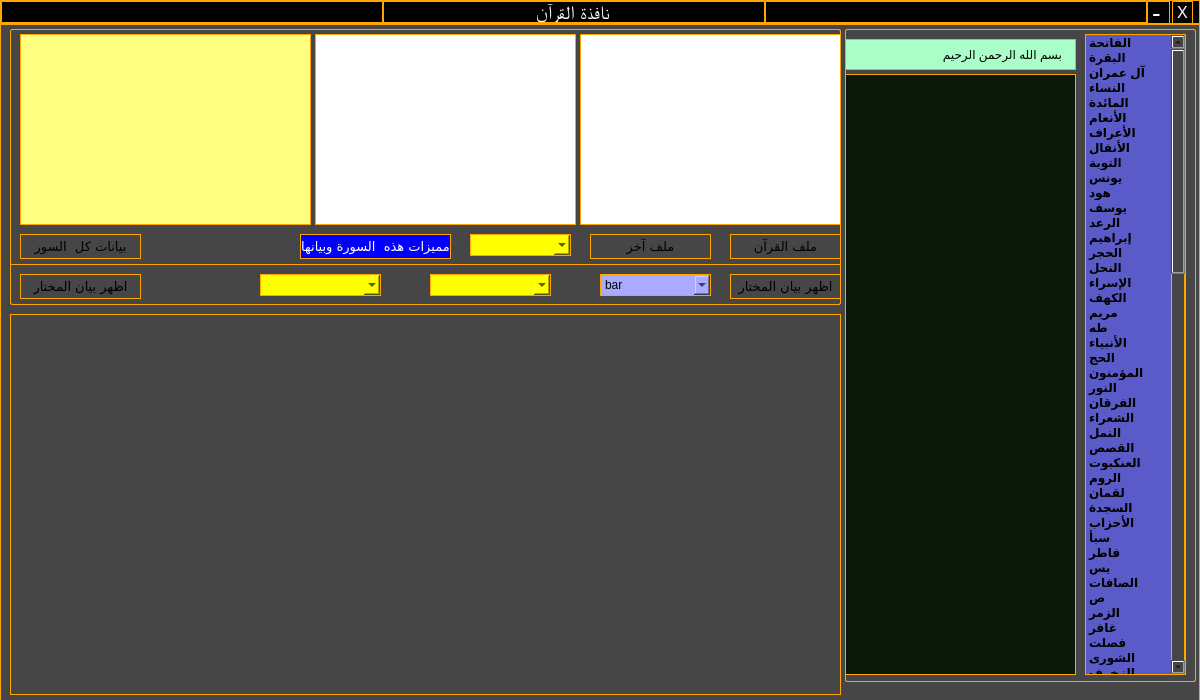
<?xml version="1.0" encoding="UTF-8"?>
<ui version="4.0">
 <class>MainWindow</class>
 <widget class="QMainWindow" name="MainWindow">
  <property name="geometry">
   <rect>
    <x>0</x>
    <y>0</y>
    <width>1200</width>
    <height>700</height>
   </rect>
  </property>
  <property name="minimumSize">
   <size>
    <width>1200</width>
    <height>700</height>
   </size>
  </property>
  <property name="maximumSize">
   <size>
    <width>1200</width>
    <height>700</height>
   </size>
  </property>
  <property name="windowTitle">
   <string>MainWindow</string>
  </property>
  <widget class="QWidget" name="centralwidget">
   <property name="minimumSize">
    <size>
     <width>1200</width>
     <height>0</height>
    </size>
   </property>
   <property name="maximumSize">
    <size>
     <width>1200</width>
     <height>16777215</height>
    </size>
   </property>
   <layout class="QHBoxLayout" name="horizontalLayout">
    <property name="spacing">
     <number>6</number>
    </property>
    <property name="leftMargin">
     <number>0</number>
    </property>
    <property name="topMargin">
     <number>0</number>
    </property>
    <property name="rightMargin">
     <number>0</number>
    </property>
    <property name="bottomMargin">
     <number>0</number>
    </property>
    <item>
     <widget class="QFrame" name="frame">
      <property name="minimumSize">
       <size>
        <width>1200</width>
        <height>700</height>
       </size>
      </property>
      <property name="maximumSize">
       <size>
        <width>1200</width>
        <height>700</height>
       </size>
      </property>
      <property name="styleSheet">
       <string notr="true">*{
background-color: transparent;
border:none;
}

#frame{
background-color: rgb(0, 0, 0);
}
QPushButton:hover{
	background-color: #55aaff

}
</string>
      </property>
      <property name="frameShape">
       <enum>QFrame::StyledPanel</enum>
      </property>
      <property name="frameShadow">
       <enum>QFrame::Raised</enum>
      </property>
      <layout class="QVBoxLayout" name="verticalLayout">
       <property name="spacing">
        <number>0</number>
       </property>
       <property name="leftMargin">
        <number>0</number>
       </property>
       <property name="topMargin">
        <number>0</number>
       </property>
       <property name="rightMargin">
        <number>0</number>
       </property>
       <property name="bottomMargin">
        <number>0</number>
       </property>
       <item alignment="Qt::AlignTop">
        <widget class="QFrame" name="main_header">
         <property name="minimumSize">
          <size>
           <width>1200</width>
           <height>24</height>
          </size>
         </property>
         <property name="maximumSize">
          <size>
           <width>1200</width>
           <height>30</height>
          </size>
         </property>
         <property name="styleSheet">
          <string notr="true">border:1px solid orange;

margin-top: 0px;
padding-right:2px;</string>
         </property>
         <property name="frameShape">
          <enum>QFrame::StyledPanel</enum>
         </property>
         <property name="frameShadow">
          <enum>QFrame::Raised</enum>
         </property>
         <layout class="QHBoxLayout" name="horizontalLayout_2">
          <property name="spacing">
           <number>0</number>
          </property>
          <property name="leftMargin">
           <number>0</number>
          </property>
          <property name="topMargin">
           <number>0</number>
          </property>
          <property name="rightMargin">
           <number>0</number>
          </property>
          <property name="bottomMargin">
           <number>0</number>
          </property>
          <item>
           <widget class="QLabel" name="label_2">
            <property name="text">
             <string>TextLabel</string>
            </property>
           </widget>
          </item>
          <item>
           <widget class="QLabel" name="label">
            <property name="font">
             <font>
              <family>DecoType Naskh Special</family>
              <pointsize>14</pointsize>
              <weight>9</weight>
              <italic>false</italic>
              <bold>false</bold>
             </font>
            </property>
            <property name="styleSheet">
             <string notr="true">background-color: rgb(0, 0, 0);
color: rgb(255, 255, 255);
font: 75 14pt &quot;DecoType Naskh Special&quot;;</string>
            </property>
            <property name="text">
             <string>نافذة القرآن</string>
            </property>
            <property name="alignment">
             <set>Qt::AlignCenter</set>
            </property>
           </widget>
          </item>
          <item>
           <widget class="QLabel" name="label_3">
            <property name="text">
             <string>TextLabel</string>
            </property>
           </widget>
          </item>
          <item>
           <widget class="QPushButton" name="minimizeButton">
            <property name="enabled">
             <bool>true</bool>
            </property>
            <property name="minimumSize">
             <size>
              <width>25</width>
              <height>23</height>
             </size>
            </property>
            <property name="maximumSize">
             <size>
              <width>25</width>
              <height>25</height>
             </size>
            </property>
            <property name="styleSheet">
             <string notr="true">border:1px solid orange;
margin-right: 2px;
margin-top: 0px;
padding-right:4px;

color: rgb(255, 255, 255);
font-size:26px;</string>
            </property>
            <property name="text">
             <string>-</string>
            </property>
            <property name="icon">
             <iconset>
              <normaloff>icons/cil-notes.png</normaloff>icons/cil-notes.png</iconset>
            </property>
           </widget>
          </item>
          <item>
           <widget class="QPushButton" name="closeButton">
            <property name="minimumSize">
             <size>
              <width>25</width>
              <height>23</height>
             </size>
            </property>
            <property name="maximumSize">
             <size>
              <width>25</width>
              <height>16777215</height>
             </size>
            </property>
            <property name="styleSheet">
             <string notr="true">border:1px solid orange;
margin-right: 4px;
margin-top: 0px;
padding-right:0px;

color: rgb(255, 255, 255);

font-size:16px;</string>
            </property>
            <property name="text">
             <string>X</string>
            </property>
           </widget>
          </item>
         </layout>
        </widget>
       </item>
       <item>
        <widget class="QFrame" name="frame_3">
         <property name="enabled">
          <bool>true</bool>
         </property>
         <property name="minimumSize">
          <size>
           <width>1200</width>
           <height>680</height>
          </size>
         </property>
         <property name="maximumSize">
          <size>
           <width>1000</width>
           <height>680</height>
          </size>
         </property>
         <property name="styleSheet">
          <string notr="true">background-color: rgb(255, 255, 127);</string>
         </property>
         <property name="frameShape">
          <enum>QFrame::StyledPanel</enum>
         </property>
         <property name="frameShadow">
          <enum>QFrame::Raised</enum>
         </property>
         <widget class="QFrame" name="frame_7">
          <property name="geometry">
           <rect>
            <x>0</x>
            <y>0</y>
            <width>1200</width>
            <height>680</height>
           </rect>
          </property>
          <property name="minimumSize">
           <size>
            <width>1200</width>
            <height>680</height>
           </size>
          </property>
          <property name="maximumSize">
           <size>
            <width>1200</width>
            <height>680</height>
           </size>
          </property>
          <property name="styleSheet">
           <string notr="true">background-color: rgb(70,70, 70);
border:1px solid orange;</string>
          </property>
          <property name="locale">
           <locale language="French" country="France"/>
          </property>
          <property name="frameShape">
           <enum>QFrame::StyledPanel</enum>
          </property>
          <property name="frameShadow">
           <enum>QFrame::Raised</enum>
          </property>
          <widget class="QLabel" name="label_12">
           <property name="geometry">
            <rect>
             <x>740</x>
             <y>-30</y>
             <width>461</width>
             <height>21</height>
            </rect>
           </property>
           <property name="font">
            <font>
             <weight>75</weight>
             <bold>true</bold>
            </font>
           </property>
           <property name="styleSheet">
            <string notr="true">color:black;
background-color: rgb(255, 255, 255);</string>
           </property>
           <property name="text">
            <string>جامعة بريكة   University of BARIKA </string>
           </property>
           <property name="alignment">
            <set>Qt::AlignCenter</set>
           </property>
          </widget>
          <widget class="QGroupBox" name="groupBox_2">
           <property name="geometry">
            <rect>
             <x>845</x>
             <y>0</y>
             <width>351</width>
             <height>658</height>
            </rect>
           </property>
           <property name="styleSheet">
            <string notr="true">QGroupBox {
    border:1px solid orange;
    border-radius: 2px;
   margin-top: 5px;
    background-color: transparent;
    color: black;
}</string>
           </property>
           <property name="title">
            <string/>
           </property>
           <widget class="QListWidget" name="listSowar">
            <property name="geometry">
             <rect>
              <x>240</x>
              <y>10</y>
              <width>101</width>
              <height>641</height>
             </rect>
            </property>
            <property name="minimumSize">
             <size>
              <width>0</width>
              <height>600</height>
             </size>
            </property>
            <property name="maximumSize">
             <size>
              <width>16777215</width>
              <height>16777215</height>
             </size>
            </property>
            <property name="font">
             <font>
              <weight>75</weight>
              <bold>true</bold>
             </font>
            </property>
            <property name="styleSheet">
             <string notr="true">background-color: rgb(90,90, 200);
color: rgb(0, 0, 0);</string>
            </property>
            <property name="currentRow">
             <number>-1</number>
            </property>
            <item>
             <property name="text">
              <string>الفاتحة</string>
             </property>
            </item>
            <item>
             <property name="text">
              <string>البقرة</string>
             </property>
            </item>
            <item>
             <property name="text">
              <string>آل عمران</string>
             </property>
            </item>
            <item>
             <property name="text">
              <string>النساء</string>
             </property>
            </item>
            <item>
             <property name="text">
              <string>المائدة</string>
             </property>
            </item>
            <item>
             <property name="text">
              <string>الأنعام</string>
             </property>
            </item>
            <item>
             <property name="text">
              <string>الأعراف</string>
             </property>
            </item>
            <item>
             <property name="text">
              <string>الأنفال</string>
             </property>
            </item>
            <item>
             <property name="text">
              <string>التوبة</string>
             </property>
            </item>
            <item>
             <property name="text">
              <string>يونس</string>
             </property>
            </item>
            <item>
             <property name="text">
              <string>هود</string>
             </property>
            </item>
            <item>
             <property name="text">
              <string>يوسف</string>
             </property>
            </item>
            <item>
             <property name="text">
              <string>الرعد</string>
             </property>
            </item>
            <item>
             <property name="text">
              <string>إبراهيم</string>
             </property>
            </item>
            <item>
             <property name="text">
              <string>الحجر</string>
             </property>
            </item>
            <item>
             <property name="text">
              <string>النحل</string>
             </property>
            </item>
            <item>
             <property name="text">
              <string>الإسراء</string>
             </property>
            </item>
            <item>
             <property name="text">
              <string>الكهف</string>
             </property>
            </item>
            <item>
             <property name="text">
              <string>مريم</string>
             </property>
            </item>
            <item>
             <property name="text">
              <string>طه</string>
             </property>
            </item>
            <item>
             <property name="text">
              <string>الأنبياء</string>
             </property>
            </item>
            <item>
             <property name="text">
              <string>الحج</string>
             </property>
            </item>
            <item>
             <property name="text">
              <string>المؤمنون</string>
             </property>
            </item>
            <item>
             <property name="text">
              <string>النور</string>
             </property>
            </item>
            <item>
             <property name="text">
              <string>الفرقان</string>
             </property>
            </item>
            <item>
             <property name="text">
              <string>الشعراء</string>
             </property>
            </item>
            <item>
             <property name="text">
              <string>النمل</string>
             </property>
            </item>
            <item>
             <property name="text">
              <string>القصص</string>
             </property>
            </item>
            <item>
             <property name="text">
              <string>العنكبوت</string>
             </property>
            </item>
            <item>
             <property name="text">
              <string>الروم</string>
             </property>
            </item>
            <item>
             <property name="text">
              <string>لقمان</string>
             </property>
            </item>
            <item>
             <property name="text">
              <string>السجدة</string>
             </property>
            </item>
            <item>
             <property name="text">
              <string>الأحزاب</string>
             </property>
            </item>
            <item>
             <property name="text">
              <string>سبأ</string>
             </property>
            </item>
            <item>
             <property name="text">
              <string>فاطر</string>
             </property>
            </item>
            <item>
             <property name="text">
              <string>يس</string>
             </property>
            </item>
            <item>
             <property name="text">
              <string>الصافات</string>
             </property>
            </item>
            <item>
             <property name="text">
              <string>ص</string>
             </property>
            </item>
            <item>
             <property name="text">
              <string>الزمر</string>
             </property>
            </item>
            <item>
             <property name="text">
              <string>غافر</string>
             </property>
            </item>
            <item>
             <property name="text">
              <string>فصلت</string>
             </property>
            </item>
            <item>
             <property name="text">
              <string>الشورى</string>
             </property>
            </item>
            <item>
             <property name="text">
              <string>الزخرف</string>
             </property>
            </item>
            <item>
             <property name="text">
              <string>الدخان</string>
             </property>
            </item>
            <item>
             <property name="text">
              <string>الجاثية</string>
             </property>
            </item>
            <item>
             <property name="text">
              <string>الأحقاف</string>
             </property>
            </item>
            <item>
             <property name="text">
              <string>محمد</string>
             </property>
            </item>
            <item>
             <property name="text">
              <string>الفتح</string>
             </property>
            </item>
            <item>
             <property name="text">
              <string>الحجرات</string>
             </property>
            </item>
            <item>
             <property name="text">
              <string>ق</string>
             </property>
            </item>
            <item>
             <property name="text">
              <string>الذاريات</string>
             </property>
            </item>
            <item>
             <property name="text">
              <string>الطور</string>
             </property>
            </item>
            <item>
             <property name="text">
              <string>النجم</string>
             </property>
            </item>
            <item>
             <property name="text">
              <string>القمر</string>
             </property>
            </item>
            <item>
             <property name="text">
              <string>الرحمن</string>
             </property>
            </item>
            <item>
             <property name="text">
              <string>الواقعة</string>
             </property>
            </item>
            <item>
             <property name="text">
              <string>الحديد</string>
             </property>
            </item>
            <item>
             <property name="text">
              <string>المجادلة</string>
             </property>
            </item>
            <item>
             <property name="text">
              <string>الحشر</string>
             </property>
            </item>
            <item>
             <property name="text">
              <string>الممتحنة</string>
             </property>
            </item>
            <item>
             <property name="text">
              <string>الصف</string>
             </property>
            </item>
            <item>
             <property name="text">
              <string>الجمعة</string>
             </property>
            </item>
            <item>
             <property name="text">
              <string>المنافقون</string>
             </property>
            </item>
            <item>
             <property name="text">
              <string>التغابن</string>
             </property>
            </item>
            <item>
             <property name="text">
              <string>الطلاق</string>
             </property>
            </item>
            <item>
             <property name="text">
              <string>التحريم</string>
             </property>
            </item>
            <item>
             <property name="text">
              <string>الملك</string>
             </property>
            </item>
            <item>
             <property name="text">
              <string>القلم</string>
             </property>
            </item>
            <item>
             <property name="text">
              <string>الحاقة</string>
             </property>
            </item>
            <item>
             <property name="text">
              <string>المعارج</string>
             </property>
            </item>
            <item>
             <property name="text">
              <string>نوح</string>
             </property>
            </item>
            <item>
             <property name="text">
              <string>الجن</string>
             </property>
            </item>
            <item>
             <property name="text">
              <string>المزمل</string>
             </property>
            </item>
            <item>
             <property name="text">
              <string>المدثر</string>
             </property>
            </item>
            <item>
             <property name="text">
              <string>القيامة</string>
             </property>
            </item>
            <item>
             <property name="text">
              <string>الإنسان</string>
             </property>
            </item>
            <item>
             <property name="text">
              <string>المرسلات</string>
             </property>
            </item>
            <item>
             <property name="text">
              <string>النبأ</string>
             </property>
            </item>
            <item>
             <property name="text">
              <string>النازعات</string>
             </property>
            </item>
            <item>
             <property name="text">
              <string>عبس</string>
             </property>
            </item>
            <item>
             <property name="text">
              <string>التكوير</string>
             </property>
            </item>
            <item>
             <property name="text">
              <string>الإنفطار</string>
             </property>
            </item>
            <item>
             <property name="text">
              <string>المطففين</string>
             </property>
            </item>
            <item>
             <property name="text">
              <string>الإنشقاق</string>
             </property>
            </item>
            <item>
             <property name="text">
              <string>البروج</string>
             </property>
            </item>
            <item>
             <property name="text">
              <string>الطارق</string>
             </property>
            </item>
            <item>
             <property name="text">
              <string>الأعلى</string>
             </property>
            </item>
            <item>
             <property name="text">
              <string>الغاشية</string>
             </property>
            </item>
            <item>
             <property name="text">
              <string>الفجر</string>
             </property>
            </item>
            <item>
             <property name="text">
              <string>البلد</string>
             </property>
            </item>
            <item>
             <property name="text">
              <string>الشمس</string>
             </property>
            </item>
            <item>
             <property name="text">
              <string>الليل</string>
             </property>
            </item>
            <item>
             <property name="text">
              <string>الضحى</string>
             </property>
            </item>
            <item>
             <property name="text">
              <string>الشرح</string>
             </property>
            </item>
            <item>
             <property name="text">
              <string>التين</string>
             </property>
            </item>
            <item>
             <property name="text">
              <string>العلق</string>
             </property>
            </item>
            <item>
             <property name="text">
              <string>القدر</string>
             </property>
            </item>
            <item>
             <property name="text">
              <string>البينة</string>
             </property>
            </item>
            <item>
             <property name="text">
              <string>الزلزلة</string>
             </property>
            </item>
            <item>
             <property name="text">
              <string>العاديات</string>
             </property>
            </item>
            <item>
             <property name="text">
              <string>القارعة</string>
             </property>
            </item>
            <item>
             <property name="text">
              <string>التكاثر</string>
             </property>
            </item>
            <item>
             <property name="text">
              <string>العصر</string>
             </property>
            </item>
            <item>
             <property name="text">
              <string>الهمزة</string>
             </property>
            </item>
            <item>
             <property name="text">
              <string>الفيل</string>
             </property>
            </item>
            <item>
             <property name="text">
              <string>قريش</string>
             </property>
            </item>
            <item>
             <property name="text">
              <string>الماعون</string>
             </property>
            </item>
            <item>
             <property name="text">
              <string>الكوثر</string>
             </property>
            </item>
            <item>
             <property name="text">
              <string>الكافرون</string>
             </property>
            </item>
            <item>
             <property name="text">
              <string>النصر</string>
             </property>
            </item>
            <item>
             <property name="text">
              <string>المسد</string>
             </property>
            </item>
            <item>
             <property name="text">
              <string>الإخلاص</string>
             </property>
            </item>
            <item>
             <property name="text">
              <string>الفلق</string>
             </property>
            </item>
            <item>
             <property name="text">
              <string>الناس</string>
             </property>
            </item>
           </widget>
           <widget class="QTextEdit" name="textEdit">
            <property name="geometry">
             <rect>
              <x>0</x>
              <y>50</y>
              <width>231</width>
              <height>601</height>
             </rect>
            </property>
            <property name="font">
             <font>
              <family>Lucida Bright</family>
              <pointsize>10</pointsize>
              <weight>7</weight>
              <italic>false</italic>
              <bold>false</bold>
             </font>
            </property>
            <property name="styleSheet">
             <string notr="true">background-color: rgb(10, 25, 10);
font: 63 10pt &quot;Lucida Bright&quot;;
color: rgb(255, 255, 255);</string>
            </property>
            <property name="html">
             <string>&lt;!DOCTYPE HTML PUBLIC &quot;-//W3C//DTD HTML 4.0//EN&quot; &quot;http://www.w3.org/TR/REC-html40/strict.dtd&quot;&gt;
&lt;html&gt;&lt;head&gt;&lt;meta name=&quot;qrichtext&quot; content=&quot;1&quot; /&gt;&lt;style type=&quot;text/css&quot;&gt;
p, li { white-space: pre-wrap; }
&lt;/style&gt;&lt;/head&gt;&lt;body style=&quot; font-family:'Lucida Bright'; font-size:10pt; font-weight:56; font-style:normal;&quot;&gt;
&lt;p align=&quot;center&quot; dir='rtl' style=&quot;-qt-paragraph-type:empty; margin-top:0px; margin-bottom:0px; margin-left:0px; margin-right:0px; -qt-block-indent:0; text-indent:0px; font-family:'MS Shell Dlg 2'; font-size:8.25pt; font-weight:400;&quot;&gt;&lt;br /&gt;&lt;/p&gt;&lt;/body&gt;&lt;/html&gt;</string>
            </property>
           </widget>
           <widget class="QLabel" name="label1">
            <property name="geometry">
             <rect>
              <x>0</x>
              <y>15</y>
              <width>231</width>
              <height>31</height>
             </rect>
            </property>
            <property name="styleSheet">
             <string notr="true">font: 22pt &quot;Andalus&quot;;
background-color: rgb(170, 255, 200);
</string>
            </property>
            <property name="text">
             <string>   بسم الله الرحمن الرحيم   </string>
            </property>
           </widget>
          </widget>
          <widget class="QGroupBox" name="groupBox">
           <property name="geometry">
            <rect>
             <x>10</x>
             <y>0</y>
             <width>831</width>
             <height>281</height>
            </rect>
           </property>
           <property name="styleSheet">
            <string notr="true">QGroupBox {
    border:1px solid orange;
    border-radius: 2px;
   margin-top: 5px;
    background-color: transparent;
    color: black;
}</string>
           </property>
           <property name="title">
            <string/>
           </property>
           <widget class="QPushButton" name="btn_coran">
            <property name="geometry">
             <rect>
              <x>720</x>
              <y>210</y>
              <width>111</width>
              <height>25</height>
             </rect>
            </property>
            <property name="sizePolicy">
             <sizepolicy hsizetype="Minimum" vsizetype="Fixed">
              <horstretch>0</horstretch>
              <verstretch>0</verstretch>
             </sizepolicy>
            </property>
            <property name="font">
             <font>
              <family>PT Bold Heading</family>
              <pointsize>10</pointsize>
              <weight>50</weight>
              <italic>false</italic>
              <bold>false</bold>
             </font>
            </property>
            <property name="acceptDrops">
             <bool>false</bool>
            </property>
            <property name="layoutDirection">
             <enum>Qt::LeftToRight</enum>
            </property>
            <property name="autoFillBackground">
             <bool>false</bool>
            </property>
            <property name="styleSheet">
             <string notr="true">QPushButton{

	padding-top: 0px;
	 
	background-color: rgba(0, 0,255, 250);
	
	color: rgb(255, 255, 255);
	
	font: 10pt &quot;PT Bold Heading&quot;;
}
QPushButton:hover{
   color: rgb(0, 255, 0);
			background-color: rgba(0, 0, 0, 250);	
}
QPushButton:pressed {
background-color: rgba(0, 0,255, 250);
}
border-radius: 10px;
</string>
            </property>
            <property name="text">
             <string notr="true">ملف القرآن</string>
            </property>
            <property name="flat">
             <bool>false</bool>
            </property>
           </widget>
           <widget class="QPushButton" name="btn_describe">
            <property name="geometry">
             <rect>
              <x>290</x>
              <y>210</y>
              <width>151</width>
              <height>25</height>
             </rect>
            </property>
            <property name="font">
             <font>
              <family>PT Bold Heading</family>
              <pointsize>10</pointsize>
              <weight>50</weight>
              <italic>false</italic>
              <bold>false</bold>
             </font>
            </property>
            <property name="styleSheet">
             <string notr="true">
QPushButton{

	padding-top: 0px;
	 
	background-color: rgba(0, 0,255, 250);
	
	color: rgb(255, 255, 255);
	
	font: 10pt &quot;PT Bold Heading&quot;;
}
QPushButton:hover{
   color: rgb(0, 255, 0);
			background-color: rgba(0, 0, 0, 250);	
}
QPushButton:pressed {
background-color: rgba(0, 0,255, 250);
}</string>
            </property>
            <property name="text">
             <string>مميزات هذه  السورة وبيانها</string>
            </property>
           </widget>
           <widget class="QPushButton" name="btn_csv">
            <property name="geometry">
             <rect>
              <x>580</x>
              <y>210</y>
              <width>121</width>
              <height>25</height>
             </rect>
            </property>
            <property name="font">
             <font>
              <family>PT Bold Heading</family>
              <pointsize>10</pointsize>
              <weight>50</weight>
              <italic>false</italic>
              <bold>false</bold>
             </font>
            </property>
            <property name="styleSheet">
             <string notr="true">QPushButton{

	padding-top: 0px;
	 
	background-color: rgba(0, 0,255, 250);
	
	color: rgb(255, 255, 255);
	
	font: 10pt &quot;PT Bold Heading&quot;;
}
QPushButton:hover{
   color: rgb(0, 255, 0);
			background-color: rgba(0, 0, 0, 250);	
}
QPushButton:pressed {
background-color: rgba(0, 0,255, 250);
}
border-radius: 10px;</string>
            </property>
            <property name="text">
             <string>ملف آخر</string>
            </property>
           </widget>
           <widget class="QTextEdit" name="textEdit_Base">
            <property name="geometry">
             <rect>
              <x>570</x>
              <y>10</y>
              <width>261</width>
              <height>191</height>
             </rect>
            </property>
            <property name="styleSheet">
             <string notr="true">color: rgb(0, 0, 0);
background-color: rgb(255, 255, 255);</string>
            </property>
            <property name="verticalScrollBarPolicy">
             <enum>Qt::ScrollBarAsNeeded</enum>
            </property>
            <property name="horizontalScrollBarPolicy">
             <enum>Qt::ScrollBarAsNeeded</enum>
            </property>
            <property name="lineWrapMode">
             <enum>QTextEdit::NoWrap</enum>
            </property>
           </widget>
           <widget class="QComboBox" name="comboY">
            <property name="geometry">
             <rect>
              <x>250</x>
              <y>250</y>
              <width>121</width>
              <height>22</height>
             </rect>
            </property>
            <property name="styleSheet">
             <string notr="true">background-color: rgb(255, 255, 0);</string>
            </property>
           </widget>
           <widget class="QComboBox" name="comboX">
            <property name="geometry">
             <rect>
              <x>420</x>
              <y>250</y>
              <width>121</width>
              <height>22</height>
             </rect>
            </property>
            <property name="styleSheet">
             <string notr="true">background-color: rgb(255, 255, 0);</string>
            </property>
           </widget>
           <widget class="QComboBox" name="comboEtat">
            <property name="geometry">
             <rect>
              <x>460</x>
              <y>210</y>
              <width>101</width>
              <height>22</height>
             </rect>
            </property>
            <property name="styleSheet">
             <string notr="true">background-color: rgb(255, 255, 0);</string>
            </property>
           </widget>
           <widget class="QTextEdit" name="textEdit_Descrip">
            <property name="geometry">
             <rect>
              <x>305</x>
              <y>10</y>
              <width>261</width>
              <height>191</height>
             </rect>
            </property>
            <property name="styleSheet">
             <string notr="true">color: rgb(0, 0, 0);
background-color: rgb(255, 255, 255);</string>
            </property>
            <property name="verticalScrollBarPolicy">
             <enum>Qt::ScrollBarAsNeeded</enum>
            </property>
            <property name="horizontalScrollBarPolicy">
             <enum>Qt::ScrollBarAsNeeded</enum>
            </property>
            <property name="lineWrapMode">
             <enum>QTextEdit::NoWrap</enum>
            </property>
           </widget>
           <widget class="QLabel" name="label_14">
            <property name="geometry">
             <rect>
              <x>10</x>
              <y>550</y>
              <width>381</width>
              <height>21</height>
             </rect>
            </property>
            <property name="maximumSize">
             <size>
              <width>930</width>
              <height>50</height>
             </size>
            </property>
            <property name="font">
             <font>
              <family>Times New Roman</family>
              <pointsize>12</pointsize>
              <weight>9</weight>
              <italic>false</italic>
              <bold>false</bold>
             </font>
            </property>
            <property name="styleSheet">
             <string notr="true">QLabel
{
color: rgb(0, 0, 0);
background-color: rgb(255, 255, 255);
font: 75 12pt &quot;Times New Roman&quot;;
border:1px solid #00ff00;
border-radius: 10px;
  
}
</string>
            </property>
            <property name="text">
             <string>اختيار السور ومقارنتهما</string>
            </property>
            <property name="alignment">
             <set>Qt::AlignCenter</set>
            </property>
            <property name="wordWrap">
             <bool>true</bool>
            </property>
           </widget>
           <widget class="Line" name="line">
            <property name="geometry">
             <rect>
              <x>0</x>
              <y>450</y>
              <width>401</width>
              <height>2</height>
             </rect>
            </property>
            <property name="styleSheet">
             <string notr="true"/>
            </property>
            <property name="orientation">
             <enum>Qt::Horizontal</enum>
            </property>
           </widget>
           <widget class="Line" name="line_2">
            <property name="geometry">
             <rect>
              <x>0</x>
              <y>240</y>
              <width>831</width>
              <height>1</height>
             </rect>
            </property>
            <property name="styleSheet">
             <string notr="true"/>
            </property>
            <property name="orientation">
             <enum>Qt::Horizontal</enum>
            </property>
           </widget>
           <widget class="QPushButton" name="btn_ToutGraphe">
            <property name="geometry">
             <rect>
              <x>10</x>
              <y>210</y>
              <width>121</width>
              <height>25</height>
             </rect>
            </property>
            <property name="font">
             <font>
              <family>PT Bold Heading</family>
              <pointsize>10</pointsize>
              <weight>50</weight>
              <italic>false</italic>
              <bold>false</bold>
             </font>
            </property>
            <property name="styleSheet">
             <string notr="true">QPushButton{

	padding-top: 0px;
	 
	background-color: rgba(0, 0,255, 250);
	
	color: rgb(255, 255, 255);
	
	font: 10pt &quot;PT Bold Heading&quot;;
}
QPushButton:hover{
   color: rgb(0, 255, 0);
			background-color: rgba(0, 0, 0, 250);	
}
QPushButton:pressed {
background-color: rgba(0, 0,255, 250);
}
border-radius: 10px;</string>
            </property>
            <property name="text">
             <string>بيانات كل  السور</string>
            </property>
           </widget>
           <widget class="PlotWidget" name="graphicsView">
            <property name="geometry">
             <rect>
              <x>10</x>
              <y>10</y>
              <width>291</width>
              <height>191</height>
             </rect>
            </property>
            <property name="styleSheet">
             <string notr="true">background-color: rgb(255, 255, 127);</string>
            </property>
            <property name="locale">
             <locale language="French" country="France"/>
            </property>
           </widget>
           <widget class="QPushButton" name="btn_view">
            <property name="geometry">
             <rect>
              <x>720</x>
              <y>250</y>
              <width>111</width>
              <height>25</height>
             </rect>
            </property>
            <property name="font">
             <font>
              <family>PT Bold Heading</family>
              <pointsize>10</pointsize>
              <weight>50</weight>
              <italic>false</italic>
              <bold>false</bold>
             </font>
            </property>
            <property name="styleSheet">
             <string notr="true">QPushButton{

	padding-top: 0px;
	 
	background-color: rgba(0, 0,255, 250);
	
	color: rgb(255, 255, 255);
	
	font: 10pt &quot;PT Bold Heading&quot;;
}
QPushButton:hover{
   color: rgb(0, 255, 0);
			background-color: rgba(0, 0, 0, 250);	
}
QPushButton:pressed {
background-color: rgba(0, 0,255, 250);
}
border-radius: 10px;</string>
            </property>
            <property name="text">
             <string>اظهر بيان المختار</string>
            </property>
           </widget>
           <widget class="QComboBox" name="comboBox">
            <property name="geometry">
             <rect>
              <x>590</x>
              <y>250</y>
              <width>111</width>
              <height>22</height>
             </rect>
            </property>
            <property name="styleSheet">
             <string notr="true">QComboBox{
	 
	background-color: rgba(170, 170, 255);
	
	color: rgb(0, 0, 0);
	
	font: 75 14pt &quot;Candara&quot;;
}</string>
            </property>
            <item>
             <property name="text">
              <string>bar</string>
             </property>
            </item>
            <item>
             <property name="text">
              <string>scatter</string>
             </property>
            </item>
            <item>
             <property name="text">
              <string>hex</string>
             </property>
            </item>
           </widget>
           <widget class="QPushButton" name="btn_view_2">
            <property name="geometry">
             <rect>
              <x>10</x>
              <y>250</y>
              <width>121</width>
              <height>25</height>
             </rect>
            </property>
            <property name="font">
             <font>
              <family>PT Bold Heading</family>
              <pointsize>10</pointsize>
              <weight>50</weight>
              <italic>false</italic>
              <bold>false</bold>
             </font>
            </property>
            <property name="styleSheet">
             <string notr="true">QPushButton{

	padding-top: 0px;
	 
	background-color: rgba(0, 0,255, 250);
	
	color: rgb(255, 255, 255);
	
	font: 10pt &quot;PT Bold Heading&quot;;
}
QPushButton:hover{
   color: rgb(0, 255, 0);
			background-color: rgba(0, 0, 0, 250);	
}
QPushButton:pressed {
background-color: rgba(0, 0,255, 250);
}
border-radius: 10px;</string>
            </property>
            <property name="text">
             <string>اظهر بيان المختار</string>
            </property>
           </widget>
          </widget>
          <widget class="QWidget" name="horizontalLayoutWidget">
           <property name="geometry">
            <rect>
             <x>10</x>
             <y>290</y>
             <width>831</width>
             <height>381</height>
            </rect>
           </property>
           <layout class="QHBoxLayout" name="horizontalLayout_7"/>
          </widget>
         </widget>
        </widget>
       </item>
      </layout>
      <zorder>frame_3</zorder>
      <zorder>main_header</zorder>
     </widget>
    </item>
   </layout>
  </widget>
 </widget>
 <customwidgets>
  <customwidget>
   <class>PlotWidget</class>
   <extends>QGraphicsView</extends>
   <header>pyqtgraph</header>
   <container>1</container>
  </customwidget>
 </customwidgets>
 <resources/>
 <connections/>
</ui>
